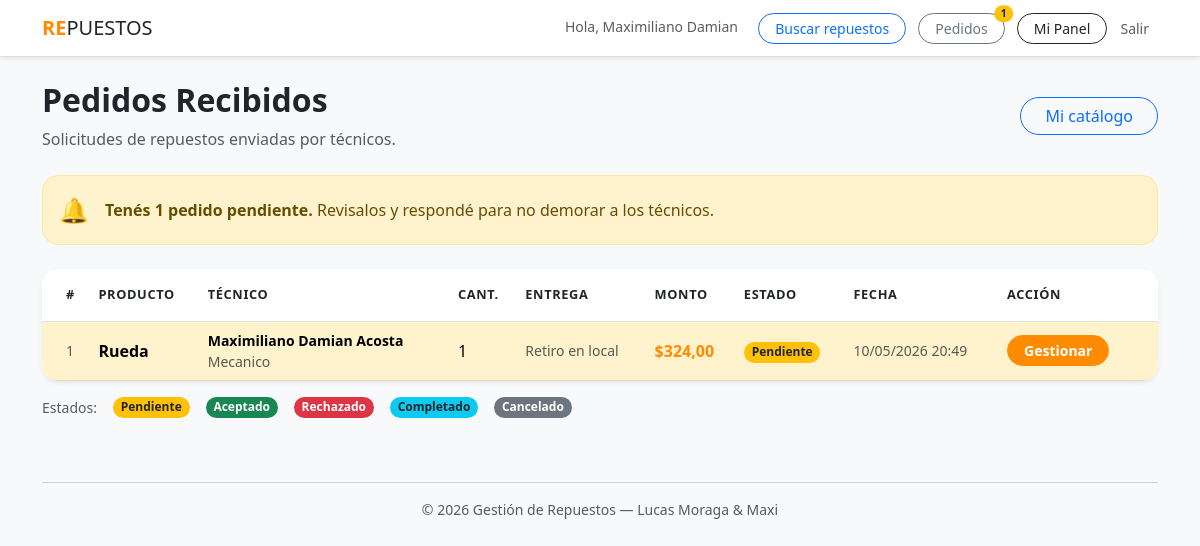
The page /pedidos/recibidos/ (signed in) on the database as committed earlier.
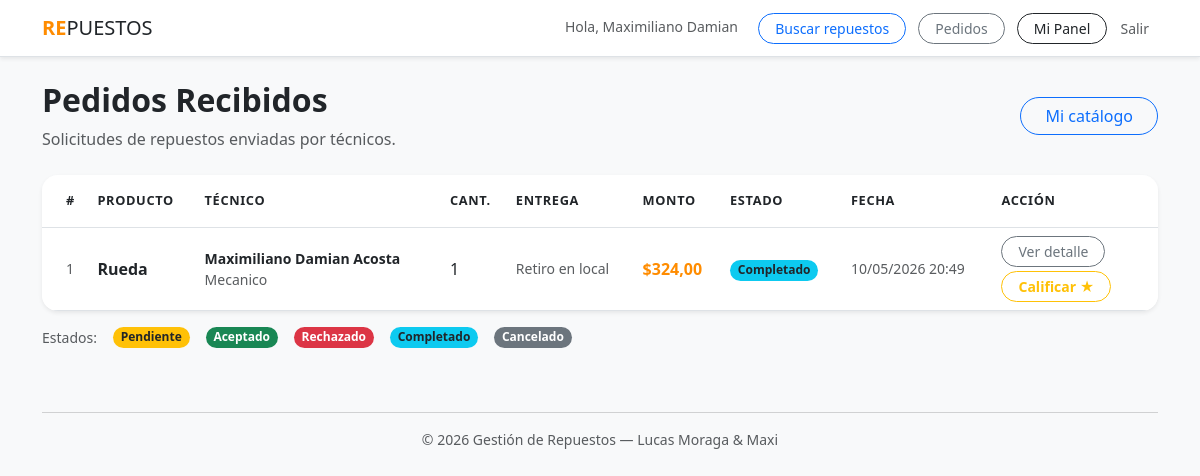
The same page on the database as committed later.
### plataforma/models.py (models this page shows, shortened)
class Pedido(models.Model):
    ESTADO_CHOICES = [
        ('pendiente', 'Pendiente'),
        ('aceptado', 'Aceptado'),
        ('rechazado', 'Rechazado'),
        ('completado', 'Completado'),
        ('cancelado', 'Cancelado'),
    ]
    ENTREGA_CHOICES = [
        ('retiro', 'Retiro en local'),
        ('envio', 'Envío'),
    ]
    tecnico = models.ForeignKey(Tecnico, on_delete=models.CASCADE, related_name='pedidos')
    proveedor = models.ForeignKey(Proveedor, on_delete=models.CASCADE, related_name='pedidos_recibidos')
    producto = models.ForeignKey(Producto, on_delete=models.CASCADE, related_name='pedidos')
    cantidad = models.IntegerField()
    forma_entrega = models.CharField(max_length=10, choices=ENTREGA_CHOICES)
    estado = models.CharField(max_length=15, choices=ESTADO_CHOICES, default='pendiente')
    monto_total = models.DecimalField(max_digits=10, decimal_places=2)
    fecha_creacion = models.DateTimeField(auto_now_add=True)
    fecha_actualizacion = models.DateTimeField(auto_now=True)
    notas = models.TextField(blank=True, null=True)
    respuesta_proveedor = models.TextField(blank=True, null=True)
    class Meta:
        verbose_name = "Pedido"
        verbose_name_plural = "Pedidos"
        ordering = ['-fecha_creacion']

class Producto(models.Model):
    proveedor = models.ForeignKey(Proveedor, on_delete=models.CASCADE, related_name="productos")
    nombre = models.CharField(max_length=200)
    descripcion = models.TextField(blank=True)
    modelo = models.CharField(max_length=100, blank=True)
    categoria = models.CharField(max_length=100, choices=RUBROS_CHOICES)
    precio = models.DecimalField(max_digits=10, decimal_places=2)
    stock = models.PositiveIntegerField(default=0)
    disponible = models.BooleanField(default=True)
    class Meta:
        verbose_name = "Producto"
        verbose_name_plural = "Productos"

class Tecnico(models.Model):
    usuario = models.OneToOneField(User, on_delete=models.CASCADE)
    cuit = models.CharField(max_length=13, unique=True, null=True, blank=True)
    especialidad = models.CharField(max_length=100, choices=RUBROS_CHOICES)
    telefono = models.CharField(max_length=20, blank=True)
    ubicacion = models.CharField(max_length=200)
    estado = models.CharField(max_length=15, choices=ESTADO_USUARIO_CHOICES, default='pendiente')
    nota_admin = models.TextField(blank=True)
    is_approved = models.BooleanField(default=False)
    class Meta:
        verbose_name = "Técnico"
        verbose_name_plural = "Técnicos"

### plataforma/views.py (the view)
# urls.py: path('pedidos/recibidos/', views.pedidos_recibidos, name='pedidos_recibidos'),
@login_required(login_url='login')
def pedidos_recibidos(request):
    proveedor = _get_proveedor_o_403(request)
    if proveedor is None:
        return redirect('dashboard')
    pedidos = (
        proveedor.pedidos_recibidos
        .select_related('producto', 'tecnico__usuario')
        .annotate(ya_calificado=Exists(CalificacionTecnico.objects.filter(pedido=OuterRef('pk'))))
        .all()
    )
    return render(request, 'plataforma/pedidos_recibidos.html', {'pedidos': pedidos})

### plataforma/context_processors.py (called while the page is built)
def pedidos_pendientes(request):
    count = 0
    if request.user.is_authenticated and hasattr(request.user, 'proveedor'):
        count = request.user.proveedor.pedidos_recibidos.filter(estado='pendiente').count()
    return {'pedidos_pendientes_count': count}

### plataforma/views.py (called while the page is built)
def _get_proveedor_o_403(request):
    if not hasattr(request.user, 'proveedor'):
        messages.error(request, 'Esta sección es solo para proveedores.')
        return None
    return request.user.proveedor

### plataforma/templates/plataforma/pedidos_recibidos.html (shortened to what the changed rows need)
{% extends "plataforma/base.html" %}
{% block content %}
<div class="row mb-4 align-items-center">
    <div class="col">
        <h2 class="fw-bold">Pedidos Recibidos</h2>
    </div>
</div>
{% if pedidos_pendientes_count > 0 %}
<div class="alert alert-warning rounded-4 d-flex align-items-center gap-3 mb-4">
    <span class="fs-4">🔔</span>
    <div>
        <strong>Tenés {{ pedidos_pendientes_count }} pedido{{ pedidos_pendientes_count|pluralize }} pendiente{{ pedidos_pendientes_count|pluralize }}.</strong>
        Revisalos y respondé para no demorar a los técnicos.
    </div>
</div>
{% endif %}
{% if pedidos %}
<div class="card border-0 shadow-sm rounded-4 overflow-hidden">
    <div class="table-responsive">
        <table class="table table-hover align-middle mb-0">
            <thead class="bg-light text-muted" style="font-size: .8rem; text-transform: uppercase; letter-spacing: .05em;">
                <tr>
                    <th class="ps-4 py-3">#</th>
                    <th class="py-3">Producto</th>
                    <th class="py-3">Técnico</th>
                    <th class="py-3">Cant.</th>
                    <th class="py-3">Entrega</th>
                    <th class="py-3">Monto</th>
                    <th class="py-3">Estado</th>
                    <th class="py-3">Fecha</th>
                    <th class="pe-4 py-3">Acción</th>
                </tr>
            </thead>
            <tbody>
                {% for pedido in pedidos %}
                <tr {% if pedido.estado == 'pendiente' %}class="table-warning"{% endif %}>
                    <td class="ps-4 text-muted small">{{ pedido.id }}</td>
                    <td>
                        <strong>{{ pedido.producto.nombre }}</strong>
                    </td>
                    <td class="small">
                        <span class="fw-bold">{{ pedido.tecnico.usuario.get_full_name }}</span>
                        <br><span class="text-muted">{{ pedido.tecnico.especialidad }}</span>
                    </td>
                    <td>{{ pedido.cantidad }}</td>
                    <td class="text-muted small">{{ pedido.get_forma_entrega_display }}</td>
                    <td class="fw-bold text-primary">${{ pedido.monto_total }}</td>
                    <td>
                        {% if pedido.estado == 'pendiente' %}
                            <span class="badge bg-warning text-dark rounded-pill">Pendiente</span>
                        {% elif pedido.estado == 'aceptado' %}
                            <span class="badge bg-success rounded-pill">Aceptado</span>
                        {% elif pedido.estado == 'rechazado' %}
                            <span class="badge bg-danger rounded-pill">Rechazado</span>
                        {% elif pedido.estado == 'completado' %}
                            <span class="badge bg-info text-dark rounded-pill">Completado</span>
                        {% elif pedido.estado == 'cancelado' %}
                            <span class="badge bg-secondary rounded-pill">Cancelado</span>
                        {% endif %}
                    </td>
                    <td class="text-muted small">{{ pedido.fecha_creacion|date:"d/m/Y H:i" }}</td>
                    <td class="pe-4">
                        <div class="d-flex flex-column gap-1 align-items-start">
                            <a href="{% url 'detalle_pedido_proveedor' pedido.pk %}"
                               class="btn btn-sm rounded-pill px-3 {% if pedido.estado == 'pendiente' %}btn-primary fw-bold{% else %}btn-outline-secondary{% endif %}">
                                {% if pedido.estado == 'pendiente' %}Gestionar{% else %}Ver detalle{% endif %}
                            </a>
                            {% if pedido.estado == 'completado' %}
                                {% if not pedido.ya_calificado %}
                                <a href="{% url 'calificar_tecnico' pedido.pk %}"
                                   class="btn btn-sm btn-outline-warning rounded-pill px-3 fw-bold">
                                    Calificar ★
                                </a>
                                {% else %}
                                <span class="text-success small fw-bold">✓ Calificado</span>
                                {% endif %}
                            {% endif %}
                        </div>
                    </td>
                </tr>
                {% endfor %}
            </tbody>
        </table>
    </div>
</div>
{% endif %}
{% endblock %}

### plataforma/templates/plataforma/base.html (shortened to what this page needs)
<!DOCTYPE html>
<html lang="es">
<head>
    <link href="https://cdn.jsdelivr.net/npm/bootstrap@5.3.0/dist/css/bootstrap.min.css" rel="stylesheet">
</head>
<body class="bg-light">
    <nav class="navbar navbar-expand-lg navbar-white bg-white border-bottom shadow-sm mb-4">
        <div class="container">
            <a class="navbar-brand text-dark tracking-tighter" href="{% url 'inicio' %}">
                <b>RE</b>PUESTOS
            </a>
            <div class="ms-auto">
                {% if user.is_authenticated %}
                    <span class="me-3 text-muted small">Hola, {{ user.first_name }}</span>
                    <a href="{% url 'buscar_repuestos' %}" class="btn btn-outline-primary btn-sm rounded-pill px-3 me-2">Buscar repuestos</a>
                    {% if user.tecnico %}
                        <a href="{% url 'mis_pedidos' %}" class="btn btn-outline-secondary btn-sm rounded-pill px-3 me-2">Mis pedidos</a>
                    {% elif user.proveedor %}
                        <a href="{% url 'pedidos_recibidos' %}" class="btn btn-outline-secondary btn-sm rounded-pill px-3 me-2 position-relative">
                            Pedidos
                            {% if pedidos_pendientes_count > 0 %}
                                <span class="position-absolute top-0 start-100 translate-middle badge rounded-pill bg-warning text-dark" style="font-size:.65rem;">
                                    {{ pedidos_pendientes_count }}
                                </span>
                            {% endif %}
                        </a>
                    {% endif %}
                    <a href="{% url 'dashboard' %}" class="btn btn-outline-dark btn-sm rounded-pill px-3">Mi Panel</a>
                    <a href="{% url 'logout' %}" class="btn btn-link text-muted btn-sm text-decoration-none">Salir</a>
                {% else %}
                    <a href="{% url 'login' %}" class="btn btn-outline-primary btn-sm rounded-pill px-4 me-2">Ingresar</a>
                    <a href="{% url 'registro_tipo' %}" class="btn btn-primary btn-sm rounded-pill px-4">Registrarse</a>
                {% endif %}
            </div>
        </div>
    </nav>
    <div class="{% block container_class %}container{% endblock %}">
        {% block content %}{% endblock %}
    </div>
    <footer class="container text-center py-5 text-muted small">
        <hr>
        &copy; 2026 Gestión de Repuestos — Lucas Moraga & Maxi
    </footer>
</body>
</html>

Rows that differ between the two databases and show on the page:
changed Pedido "Retiro en local": estado "Pendiente Gestionar" → "Completado Ver detalle Calificar ★"
Other text that changed with them:
{{ pedidos_pendientes_count }}: "1" → (not shown)
text no longer shown: "🔔 Tenés pedido pendiente . Revisalos y respondé para no demorar a los técnicos."
